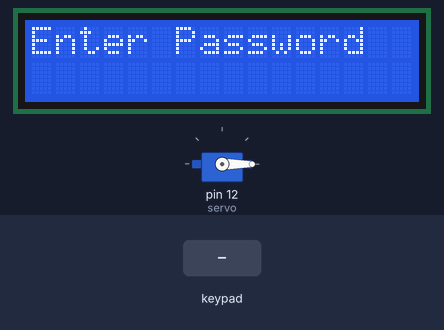
This sketch was run on a simulated Arduino Uno, built with avr-gcc and run on an emulated ATmega328P. Parts: servo, 16×2 character LCD. The test bench sets the inputs (shaded band). EEPROM starts erased.

Above: at 1.2 s.
1.3 s: keypad keys 1 2 3 4 pressed 0.4 s apart
At 4.2 s:
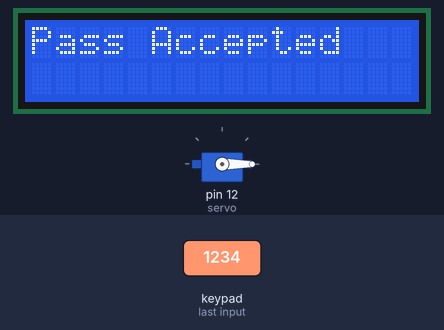
5.9 s: key '1' pressed
8.9 s: keypad keys 1 2 3 4 # pressed 0.4 s apart
At 11.3 s:
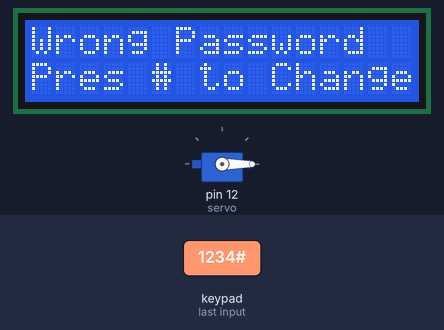
13.7 s: key '*' pressed
At 14.9 s:
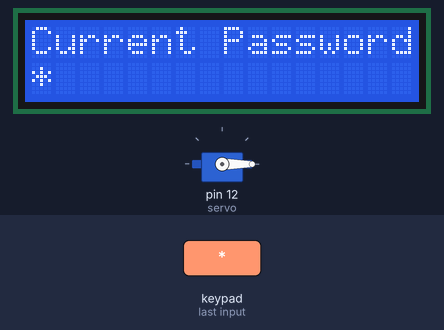
15.2 s: keypad keys 1 2 3 4 * pressed 0.4 s apart
At 17.3 s:
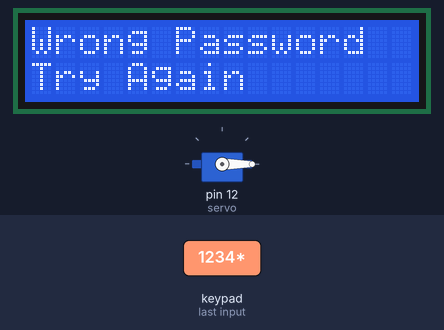
20.2 s: key '2' pressed
At 20.32 s:
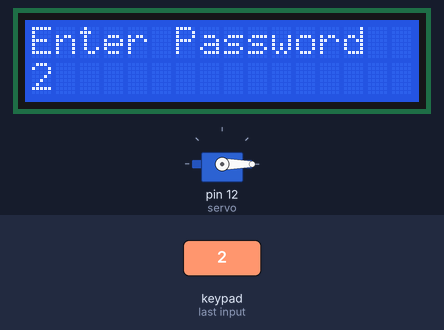
Timing chart, 0 to 23.2 s (numbered marks = the images above; inputs shaded):
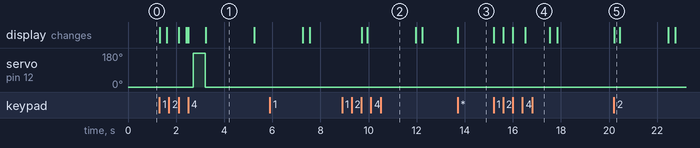

The sketch:

KEYPAD__PART4_.ino
```cpp
#include <Keypad.h>
#include<EEPROM.h>
#include <LCD_I2C.h>
#include <Servo.h>

LCD_I2C lcd(0x27);
Servo myservo;

const int servo = 12;
int pos = 0;
int lockStatus = 0;
char password[4];
char initial_password[4] ={1,2,3,4} , new_password[4];
int i = 0;
char key_pressed = 0;
int getKeypad();

const byte rows = 4;
const byte columns = 3;
char hexaKeys[rows][columns] = {

  {'1', '2', '3'},
  {'4', '5', '6'},
  {'7', '8', '9'},
  {'*', '0', '#'}

};

byte row_pins[rows] = {11, 10, 9, 8};
byte column_pins[columns] = {5, 4, 3};

Keypad keypad_key = Keypad( makeKeymap(hexaKeys), row_pins, column_pins, rows, columns);


void setup()

{
  myservo.attach(servo);
  myservo.write(0);
  lcd.begin();
  lcd.backlight();
  lcd.print("CIRCUITS IO");
  lcd.setCursor(0, 1);

  for (int j = 0; j < 4; j++) {
    EEPROM.write(j, j + 49);
  }
  for (int j = 0; j < 4; j++) {
    initial_password[j] = EEPROM.read(j);
  }
}

void loop()
{
  keypad_mode();
}

void keypad_mode() {
  lcd.clear();
  lcd.println("Enter Password");
  lcd.setCursor(0, 1);

    key_pressed = keypad_key.getKey();
    if (key_pressed == '#')
      change();
    if (key_pressed)
    {
      password[i++] = key_pressed;
      lcd.print(key_pressed);
    }
    if (i == 4)
    {
      delay(200);
      for (int j = 0; j < 4; j++) {
        initial_password[j] = EEPROM.read(j);
      }
      if (!(strncmp(password, initial_password, 4)))
      {

        door_trigger_5s();

        lcd.clear();
        lcd.print("Pass Accepted");
        delay(2000);

        lcd.setCursor(0, 1);
        lcd.print("Pres # to change");
        delay(2000);

        lcd.clear();
        lcd.print("Enter Password:");
        lcd.setCursor(0, 1);
        i = 0;
      }
      else
      {
        lcd.clear();
        lcd.print("Wrong Password");
        lcd.setCursor(0, 1);
        lcd.print("Pres # to Change");
        delay(2000);

        lcd.clear();
        lcd.print("Enter Password");
        lcd.setCursor(0, 1);
        i = 0;
      }

  }
}

void change()
{
  int j=0;
  lcd.clear();
  lcd.print("Current Password");
  lcd.setCursor(0,1);
  while(j<4)
  {
    char key=keypad_key.getKey();
    if(key)
    {
      new_password[j++]=key;
      lcd.print(key);
    }
    key=0;
  }
  delay(500);
  if((strncmp(new_password, initial_password, 4)))

  {
    lcd.clear();
    lcd.print("Wrong Password");
    lcd.setCursor(0,1);
    lcd.print("Try Again");
    delay(1000);
  }
  else
  {
    j=0;
    lcd.clear();
    lcd.print("New Password:");
    lcd.setCursor(0,1);
    while(j<4)
    {
      char key=keypad_key.getKey();
      if(key)
      {
        initial_password[j]=key;
        lcd.print(key);
        EEPROM.write(j,key);
        j++;
      }
    }
    lcd.print("Pass Changed");
    delay(1000);
  }
  lcd.clear();
  lcd.print("Enter Password");
  lcd.setCursor(0,1);
  key_pressed=0;
}

void door_trigger_5s(){
        myservo.write(180);
        delay(500);
        myservo.write(0);
}
```

Measured:
- after the input at 1.3 s, servo on pin 12 (servo): 0° → 180° after 1.4 s, → 0° 0.50 s later; the display: first changes at once (image 1 shows a later state)
- after the input at 8.9 s, the display: first changes after 0.82 s (image 2 shows a later state)
- after the input at 13.7 s, the display: changes at once (image 3)
- after the input at 15.2 s, the display: first changes at once (image 4 shows a later state)
- after the input at 20.2 s, the display: changes at once (image 5)
- what the display in image 1 shows lasts 2.0 s, from 3.2 s to 5.2 s
